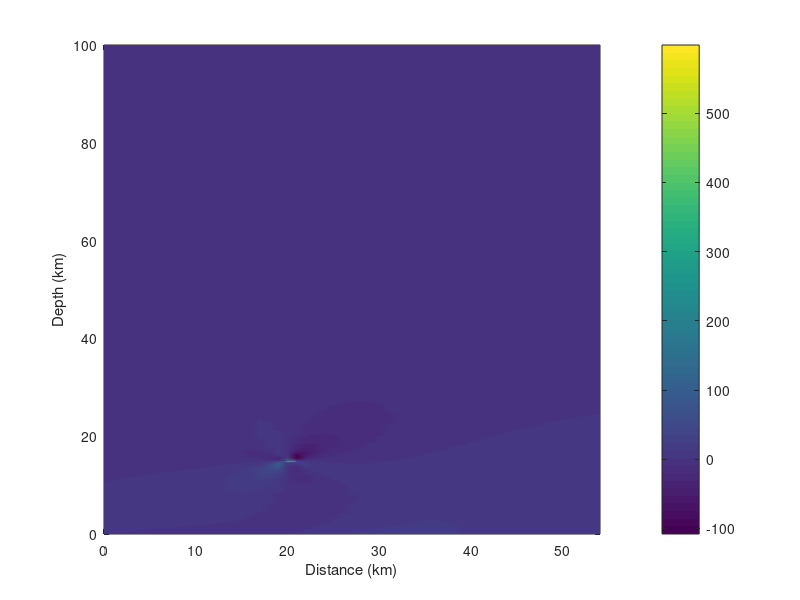

MATLAB code to generate this figure: (Note: this script raises an error after producing the figure.)
clc,clear
data = load('cross_out.txt');
x = data(:, 1);
y = data(:, 2); 
d=sqrt((x+16).^2+(y+16).^2);
z=data(:,3);
stress = data(:, 6);


unique_d = unique(d);
unique_z = unique(z);
[D,Z] = meshgrid(unique_d, unique_z);
STRESS = reshape(stress, length(unique_z), length(unique_d));
figure;  % Create a new figure
pcolor(D,Z,STRESS);
shading interp;  % Smooths the color mapping
colorbar;  % Adds a color bar to indicate the scale of the depth-normal stress
xlabel('Distance (km)');
ylabel('Depth (km)');
load('vik.mat');
colormap(vik);
caxis([-5,5])
set(gca, 'YDir', 'reverse');
set(gca,'fontsize',16);
axis equal
xlim([0 54])
hold on;
plot([16*sqrt(2),16*sqrt(2)],[0 100],'k--','linewidth',2.5)
grid on;box on;grid minor;

